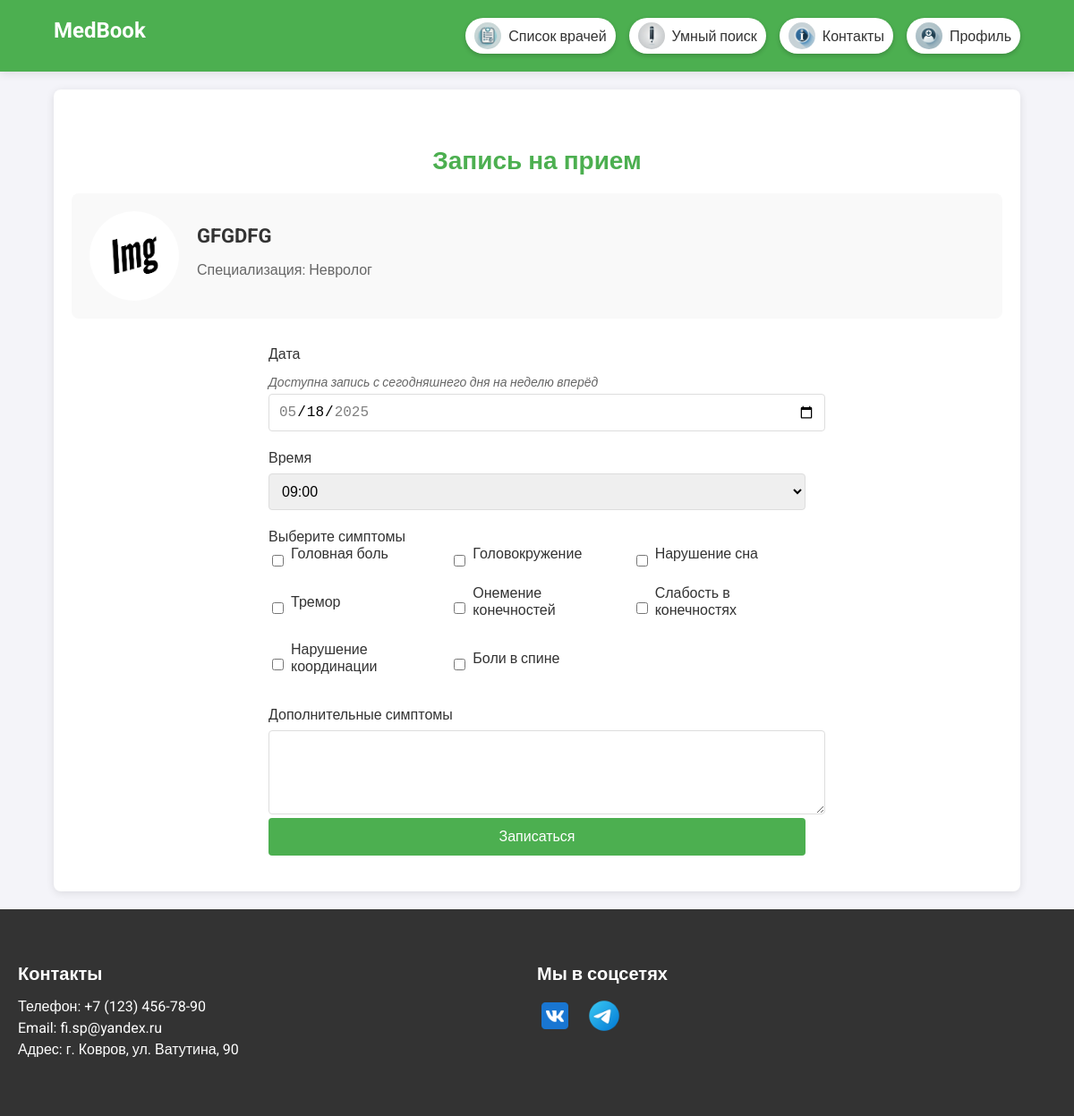
Page /book-appointment/12/ (signed in) on the committed database.
### doctor_app/models.py (models this page shows, shortened)
class Doctor(models.Model):
    SPECIALIZATION_CHOICES = [
        ('Терапевт', 'Терапевт'),
        ('Кардиолог', 'Кардиолог'),
        ('Невролог', 'Невролог'),
        ('Дерматолог', 'Дерматолог'),
    ]
    name = models.CharField(max_length=100)
    specialization = models.CharField(max_length=100, choices=SPECIALIZATION_CHOICES)
    schedule = models.TextField()
    photo = models.ImageField(upload_to='doctors/', null=True, blank=True)
    related_symptoms = models.ManyToManyField(Symptom, related_name='related_doctors', blank=True)

class Symptom(models.Model):
    name = models.CharField(max_length=100)

### doctor_app/views.py (the view)
# urls.py: path('book-appointment/<int:doctor_id>/', book_appointment, name='book_appointment'),
@login_required
def book_appointment(request, doctor_id):
    doctor = get_object_or_404(Doctor, id=doctor_id)
    related_symptoms = Symptom.objects.filter(doctor_groups__doctors=doctor).distinct()
    symptom_groups = DoctorSymptomGroup.objects.filter(doctors=doctor)
    group_symptoms = Symptom.objects.filter(doctor_groups__in=symptom_groups).distinct()
    all_symptoms = related_symptoms | group_symptoms
    current_datetime = datetime.now()
    current_date = current_datetime.date()
    current_time = current_datetime.time()
    max_date = (current_date + timedelta(days=7)).strftime('%Y-%m-%d')
    min_date = current_date.strftime('%Y-%m-%d')
    selected_date = request.POST.get('date') or request.GET.get('date') or current_date.strftime('%Y-%m-%d')
    try:
        selected_date_obj = datetime.strptime(selected_date, '%Y-%m-%d').date()
        if selected_date_obj < current_date:
            messages.error(request, 'Невозможно выбрать прошедшую дату.')
            return redirect(request.path + f"?date={min_date}")
        elif selected_date_obj > current_date + timedelta(days=7):
            messages.error(request, 'Можно записаться только на неделю вперед.')
            return redirect(request.path + f"?date={max_date}")
    except ValueError:
        messages.error(request, 'Неверный формат даты.')
        return redirect(request.path + f"?date={min_date}")
    all_time_slots = [time(hour, minute) for hour in range(9, 17) for minute in (0, 15, 30, 45)]
    booked_appointments = Appointment.objects.filter(doctor=doctor, date=selected_date_obj)
    booked_slots_strings = {appointment.time.strftime("%H:%M") for appointment in booked_appointments}
    available_time_slots = [(t.strftime("%H:%M"), t.strftime("%H:%M")) for t in all_time_slots if t.strftime("%H:%M") not in booked_slots_strings]
    if request.method == 'POST' and 'time' in request.POST:
        form = AppointmentForm(request.POST, doctor=doctor, selected_date=selected_date_obj)
        form.fields['symptoms'].queryset = all_symptoms
        form.fields['time'].choices = available_time_slots
        if form.is_valid():
            selected_time_str = form.cleaned_data['time']
            updated_booked_slots = {appointment.time.strftime("%H:%M") for appointment in Appointment.objects.filter(doctor=doctor, date=selected_date_obj)}
            if selected_time_str in updated_booked_slots:
                messages.error(request, 'Выбранное время уже занято. Пожалуйста, выберите другое.')
                return redirect(request.path + f"?date={selected_date}")
            selected_time = datetime.strptime(selected_time_str, "%H:%M").time()
            if selected_date_obj == current_date and selected_time <= current_time:
                messages.error(request, 'Невозможно записаться на прошедшее время.')
                return redirect(request.path + f"?date={selected_date}")
            appointment = form.save(commit=False)
            appointment.doctor = doctor
            appointment.patient_name = request.user.username
            appointment.patient_email = request.user.email
            appointment.custom_symptoms_text = form.cleaned_data.get('custom_symptoms', '')
            appointment.time = selected_time
            appointment.date = selected_date_obj
            appointment.save()
            symptom_ids = request.POST.getlist('symptoms')
            if symptom_ids:
                symptoms = Symptom.objects.filter(id__in=symptom_ids)
                appointment.symptoms.set(symptoms)
            messages.success(request, f'Вы успешно записались к врачу {doctor.name}')
            subject = 'Подтверждение записи к врачу'
            message = (f'Здравствуйте, {request.user.username}!\n\n'
                       f'Вы записались на прием к врачу {doctor.name}.\n'
                       f'Дата: {selected_date}\n'
                       f'Время: {selected_time.strftime("%H:%M")}\n\n'
                       f'Спасибо за использование нашего сервиса!')
            recipient_list = [request.user.email]
            try:
                send_mail(
                    subject,
                    message,
                    settings.EMAIL_HOST_USER,
                    recipient_list,
                    fail_silently=False
                )
            except Exception as e:
                print(f"Error sending email: {str(e)}")
                messages.info(request, 'Запись создана успешно, но письмо с подтверждением может прийти с задержкой.')
            return redirect('profile')
    else:
        form = AppointmentForm(doctor=doctor, selected_date=selected_date_obj)
        form.fields['symptoms'].queryset = all_symptoms
        form.fields['time'].choices = available_time_slots
    return render(request, 'doctor/booking.html', {
        'form': form,
        'doctor': doctor,
        'related_symptoms': all_symptoms,
        'min_date': min_date,
        'max_date': max_date,
        'selected_date': selected_date,
    })

### doctor_app/templates/doctor/booking.html (shortened to what this page needs)
<!DOCTYPE html>
<html lang="ru">
<head>
</head>
<body>
    <header>
        <div class="container">
            <div class="header-left">
                <a href="{% url 'index' %}" style="text-decoration: none; color: white;">
                    <h1>MedBook</h1>
                </a>
            </div>
            <div class="header-right">
                <a href="{% url 'all_doctors' %}" class="doctors-icon">
                    {% load static %}
                    <img src="{% static 'images/doctors-icon.png' %}" alt="Список">
                    <span>Список врачей</span>
                </a>
                <a href="{% url 'smart_search' %}" class="reg-doctors-icon">
                    {% load static %}
                    <img src="{% static 'images/reg-doctors-icon.png' %}">
                    <span>Умный поиск</span>
                </a>
                <a href="{% url 'contact' %}" class="contact-icon">
                    {% load static %}
                    <img src="{% static 'images/contact-icon.png' %}" alt="Контакты">
                    <span>Контакты</span>
                </a>
                <a href="{% url 'profile' %}" class="profile-icon">
                    {% load static %}
                    <img src="{% static 'images/profile-icon.png' %}" alt="Профиль">
                    <span>Профиль</span>
                </a>
            </div>
        </div>
    </header>
    <main>
        <div class="container">
            <section class="booking-section">
                <h2>Запись на прием</h2>
                <div class="doctor-info">
                    {% if doctor.photo %}
                        <img src="{{ doctor.photo.url }}" alt="Фото врача">
                    {% else %}
                        <img src="/media/images/default-doctor.png" alt="Фото врача">
                    {% endif %}
                    <div class="doctor-details">
                        <h3>{{ doctor.name }}</h3>
                        <p>Специализация: {{ doctor.specialization }}</p>
                    </div>
                </div>
                <form method="post" class="appointment-form">
                    <div class="form-group">
                        <label for="id_date">Дата</label>
                        <p class="date-info">Доступна запись с сегодняшнего дня на неделю вперёд</p>
                        <input type="date" name="date" id="id_date" required
                            min="{{ min_date }}" max="{{ max_date }}"
                            value="{{ selected_date }}">
                    </div>
                    <div class="form-group">
                        <label for="id_time">Время</label>
                        <select name="time" id="id_time" class="form-control">
                            {% for value, label in form.time.field.choices %}
                                <option value="{{ value }}">{{ label }}</option>
                            {% endfor %}
                        </select>
                    </div>
                    <div class="symptoms-group">
                        <label>Выберите симптомы</label>
                        {% if related_symptoms %}
                            <div class="symptoms-options">
                                {% for symptom in related_symptoms %}
                                    <div class="symptoms-option">
                                        <input type="checkbox" name="symptoms" id="symptom_{{ symptom.id }}" value="{{ symptom.id }}">
                                        <label for="symptom_{{ symptom.id }}">{{ symptom.name }}</label>
                                    </div>
                                {% endfor %}
                            </div>
                        {% else %}
                            <p class="no-symptoms">Для данного врача симптомы не указаны.</p>
                        {% endif %}
                    </div>
                    <div class="custom-symptoms">
                        <label for="id_custom_symptoms">Дополнительные симптомы</label>
                        <textarea name="custom_symptoms" id="id_custom_symptoms" rows="4"></textarea>
                    </div>
                    <button type="submit" class="btn">Записаться</button>
                </form>
            </section>
        </div>
    </main>
    <footer>
        <div class="footer-container">
            <div class="footer-info">
                <h3>Контакты</h3>
                <p>Телефон: +7 (123) 456-78-90</p>
                <p>Email: fi.sp@yandex.ru</p>
                <p>Адрес: г. Ковров, ул. Ватутина, 90</p>
            </div>
            <div class="footer-social">
                <h3>Мы в соцсетях</h3>
                <div class="social-icons">
                    <a href="https://vk.com" target="_blank">
                        {% load static %}
                        <img src="{% static 'images/vk.png' %}" alt="ВКонтакте">
                    </a>
                    <a href="https://t.me/doctor_projects" target="_blank">
                        {% load static %}
                        <img src="{% static 'images/tg.png' %}" alt="Telegram">
                    </a>
                </div>
            </div>
        </div>
    </footer>
</body>
</html>

### doctor_app/templates/doctor/booking.html (style rules this page uses)
body { font-family: 'Roboto', sans-serif; margin: 0; padding: 0; background-color: #f4f4f9; color: #333; display: flex; flex-direction: column; min-height: 100vh; }
.container { width: 90%; max-width: 1200px; margin: 0 auto; }
header { background-color: #4CAF50; color: white; padding: 20px 0; box-shadow: 0 2px 10px rgba(0, 0, 0, 0.1); }
header h1 { margin: 0; font-size: 24px; }
.header-left, .header-right { display: inline-block; vertical-align: middle; }
.header-right { display: flex; align-items: center; gap: 15px; float: right; }
.header-right a { display: flex; align-items: center; gap: 8px; background-color: white; padding: 5px 10px; border-radius: 20px; box-shadow: 0 2px 5px rgba(0, 0, 0, 0.2); text-decoration: none; color: #333; font-size: 16px; font-weight: 500; transition: background-color 0.3s ease, transform 0.2s ease; }
.header-right a img { width: 30px; height: 30px; }
.booking-section { background-color: white; padding: 40px 20px; margin: 20px 0; border-radius: 8px; box-shadow: 0 2px 10px rgba(0, 0, 0, 0.1); }
.booking-section h2 { margin-bottom: 20px; font-size: 28px; color: #4CAF50; text-align: center; }
.doctor-info { display: flex; align-items: center; margin-bottom: 30px; padding: 20px; background-color: #f9f9f9; border-radius: 8px; }
.doctor-info img { width: 100px; height: 100px; border-radius: 50%; object-fit: cover; margin-right: 20px; }
.doctor-details h3 { margin: 5px 0; font-size: 22px; color: #333; }
.doctor-details p { font-size: 16px; color: #666; }
.appointment-form { max-width: 600px; margin: 0 auto; }
.form-group { margin-bottom: 20px; }
.form-group label { display: block; margin-bottom: 8px; font-weight: 500; }
.form-group input, .form-group select { width: 100%; padding: 10px; border: 1px solid #ddd; border-radius: 4px; font-size: 16px; }
.symptoms-group { margin-top: 20px; }
.symptoms-group label { margin-bottom: 15px; font-weight: 500; }
.symptoms-options { display: grid; grid-template-columns: repeat(auto-fill, minmax(150px, 1fr)); gap: 10px; margin-bottom: 20px; }
.symptoms-option { display: flex; align-items: center; }
.symptoms-option input { margin-right: 8px; }
.btn { background-color: #4CAF50; color: white; padding: 12px 24px; border: none; border-radius: 4px; cursor: pointer; font-size: 16px; text-decoration: none; display: inline-block; width: 100%; text-align: center; }
.custom-symptoms { margin-top: 20px; }
.custom-symptoms label { display: block; margin-bottom: 8px; }
.custom-symptoms textarea { width: 100%; padding: 10px; border: 1px solid #ddd; border-radius: 4px; font-size: 16px; resize: vertical; }
.date-info { font-size: 14px; color: #666; margin-bottom: 5px; font-style: italic; }
.profile-icon img, .doctors-icon img, .reg-doctors-icon img, .contact-icon img { border-radius: 50%; width: 50px; height: 50px; object-fit: cover; }
footer { background-color: #333; color: white; padding: 40px 0; margin-top: auto; }
.footer-container { display: flex; justify-content: space-between; align-items: flex-start; flex-wrap: wrap; max-width: 1200px; margin: 0 auto; padding: 0 20px; }
.footer-info, .footer-social { flex: 1; min-width: 250px; margin-bottom: 20px; }
.footer-info h3, .footer-social h3 { margin-bottom: 15px; font-size: 20px; }
.footer-info p { margin: 5px 0; }
.footer-social .social-icons { display: flex; gap: 15px; }
.footer-social .social-icons a { display: flex; align-items: center; justify-content: center; text-decoration: none; color: white; }
.footer-social .social-icons a img { width: 40px; height: 40px; transition: transform 0.2s ease; }

### rows in the picture
Doctor: photo (picture), name "GFGDFG", specialization "Невролог"
Symptom: name "Головная боль"
Symptom: name "Головокружение"
Symptom: name "Нарушение сна"
Symptom: name "Тремор"
Symptom: name "Онемение конечностей"
Symptom: name "Слабость в конечностях"
Symptom: name "Нарушение координации"
Symptom: name "Боли в спине"

### other values in the picture
form field time "09:00"
